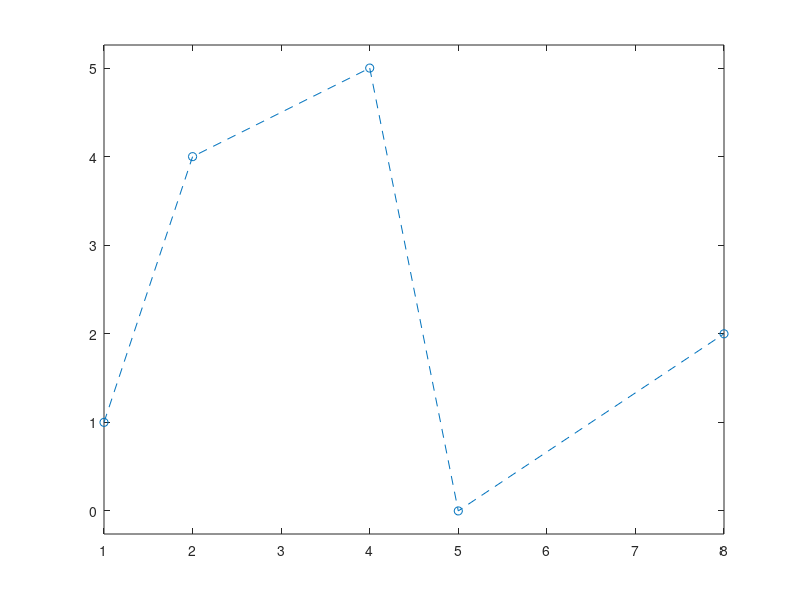

Here is the MATLAB script that generated this plot: (Note: this script raises an error after producing the figure.)
clear
px = [1, 2, 4 5 8];
py = [1, 4, 5, 0 2];
plot (px, py, '--o');
axis equal; hold on;
syms t;
x(t) = 0*t; y(t) = 0*t;
n = 4;
for i=0:n 
    b(t) = nchoosek(n, i)*t^i*(1-t)^(n-i);
    x(t) = x(t)+px(i+1)*b(t);
    y(t) = y(t)+py(i+1)*b(t);
end
fplot(x, y, [0,1])
v1 = [n*(px(2)-px(1)), n*(py(2)-py(1))];
quiver(px(1), py(1), v1(1), v1(2));
v2 = [n*(px(5)-px(4)), n*(py(5)-py(4))];
quiver(px(5), py(5), v2(1), v2(2));

%2p2éH
rx=[px(5), 12];
ry=[py(5), 0];
ux=[v2(1), 0];
uy=[v2(2), -3];
plot(rx, ry, '*');
quiver(rx(1), ry(1), ux(1), uy(1));
quiver(rx(2), ry(2), ux(2), uy(2));
t1 = 1; t2 = 2;
syms a3 a2 a1 a0
x(t) = a3*t^3 + a2*t^2 + a1*t +a0;
xd(t) = diff(x, t);
ex = [x(t1) == rx(1),...
    x(t2) == rx(2),...
    xd(t1) == ux(1),...
    xd(t2) == ux(2)]
mx = solve(ex, [a3 a2 a1 a0])
cx(t) = subs(x, [a3 a2 a1 a0], [mx.a3 mx.a2 mx.a1 mx.a0])
syms b3 b2 b1 b0 
y(t) = b3*t^3 + b2*t^2 + b1*t +b0;
yd(t) = diff(y, t);
ey = [y(t1) == ry(1),...
    y(t2) == ry(2),...
    yd(t1) == uy(1),...
    yd(t2) == uy(2)]
my = solve(ey, [b3 b2 b1 b0])
cy(t) = subs(y, [b3 b2 b1 b0], [my.b3 my.b2 my.b1 my.b0])
fplot(cx, cy, [t1 t2], 'r')